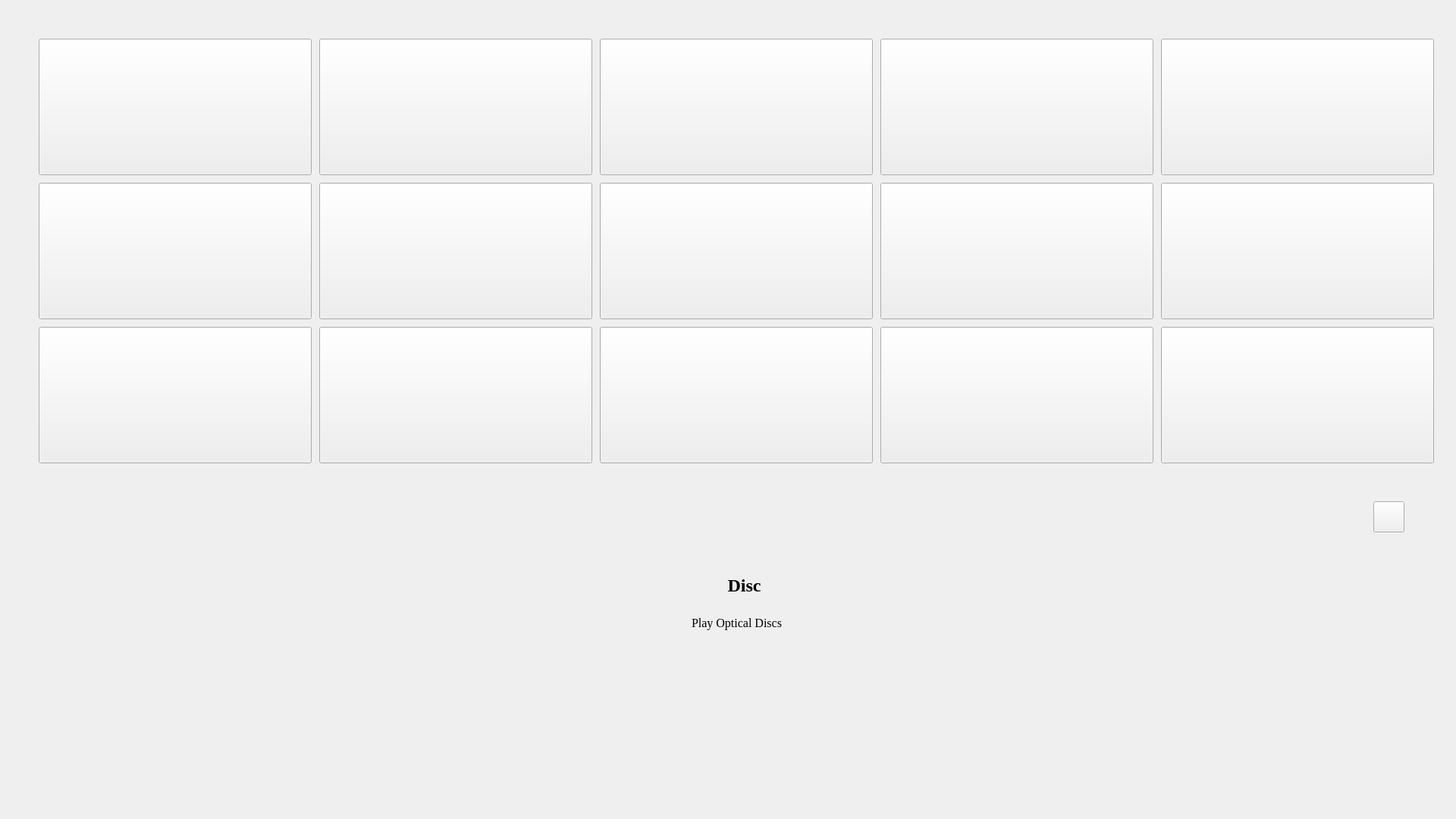
<?xml version="1.0" encoding="UTF-8"?>
<ui version="4.0">
 <class>MainWindow</class>
 <widget class="QMainWindow" name="MainWindow">
  <property name="geometry">
   <rect>
    <x>0</x>
    <y>0</y>
    <width>1920</width>
    <height>1080</height>
   </rect>
  </property>
  <property name="windowTitle">
   <string>MainWindow</string>
  </property>
  <widget class="QWidget" name="centralWidget">
   <layout class="QGridLayout" name="gridLayout_2">
    <item row="0" column="0">
     <layout class="QGridLayout" name="gridLayout">
      <item row="0" column="0">
       <widget class="QWidget" name="widget" native="true">
        <widget class="QPushButton" name="pushButtonHdmi1">
         <property name="geometry">
          <rect>
           <x>40</x>
           <y>230</y>
           <width>360</width>
           <height>180</height>
          </rect>
         </property>
         <property name="text">
          <string/>
         </property>
         <property name="icon">
          <iconset resource="res.qrc">
           <normaloff>:/bds_UIs/hdmi1.PNG</normaloff>:/bds_UIs/hdmi1.PNG</iconset>
         </property>
         <property name="iconSize">
          <size>
           <width>360</width>
           <height>180</height>
          </size>
         </property>
        </widget>
        <widget class="QPushButton" name="pushButtonHdmi2">
         <property name="geometry">
          <rect>
           <x>410</x>
           <y>230</y>
           <width>360</width>
           <height>180</height>
          </rect>
         </property>
         <property name="text">
          <string/>
         </property>
         <property name="icon">
          <iconset resource="res.qrc">
           <normaloff>:/bds_UIs/hdmi2.PNG</normaloff>:/bds_UIs/hdmi2.PNG</iconset>
         </property>
         <property name="iconSize">
          <size>
           <width>360</width>
           <height>180</height>
          </size>
         </property>
        </widget>
        <widget class="QPushButton" name="pushButtonHdmi3">
         <property name="geometry">
          <rect>
           <x>780</x>
           <y>230</y>
           <width>360</width>
           <height>180</height>
          </rect>
         </property>
         <property name="text">
          <string/>
         </property>
         <property name="icon">
          <iconset resource="res.qrc">
           <normaloff>:/bds_UIs/hdmi3.PNG</normaloff>:/bds_UIs/hdmi3.PNG</iconset>
         </property>
         <property name="iconSize">
          <size>
           <width>360</width>
           <height>180</height>
          </size>
         </property>
        </widget>
        <widget class="QPushButton" name="pushButtonIpod">
         <property name="geometry">
          <rect>
           <x>1150</x>
           <y>230</y>
           <width>360</width>
           <height>180</height>
          </rect>
         </property>
         <property name="text">
          <string/>
         </property>
         <property name="icon">
          <iconset resource="res.qrc">
           <normaloff>:/bds_UIs/ipod.PNG</normaloff>:/bds_UIs/ipod.PNG</iconset>
         </property>
         <property name="iconSize">
          <size>
           <width>360</width>
           <height>180</height>
          </size>
         </property>
        </widget>
        <widget class="QPushButton" name="pushButtonExit">
         <property name="geometry">
          <rect>
           <x>1520</x>
           <y>40</y>
           <width>360</width>
           <height>180</height>
          </rect>
         </property>
         <property name="text">
          <string/>
         </property>
         <property name="icon">
          <iconset resource="res.qrc">
           <normaloff>:/bds_UIs/exit.PNG</normaloff>:/bds_UIs/exit.PNG</iconset>
         </property>
         <property name="iconSize">
          <size>
           <width>360</width>
           <height>180</height>
          </size>
         </property>
        </widget>
        <widget class="QPushButton" name="pushButtonDisk">
         <property name="geometry">
          <rect>
           <x>40</x>
           <y>40</y>
           <width>360</width>
           <height>180</height>
          </rect>
         </property>
         <property name="text">
          <string/>
         </property>
         <property name="icon">
          <iconset resource="res.qrc">
           <normaloff>:/bds_UIs/disc.PNG</normaloff>:/bds_UIs/disc.PNG</iconset>
         </property>
         <property name="iconSize">
          <size>
           <width>360</width>
           <height>180</height>
          </size>
         </property>
        </widget>
        <widget class="QPushButton" name="pushButtonMusic">
         <property name="geometry">
          <rect>
           <x>410</x>
           <y>40</y>
           <width>360</width>
           <height>180</height>
          </rect>
         </property>
         <property name="text">
          <string/>
         </property>
         <property name="icon">
          <iconset resource="res.qrc">
           <normaloff>:/bds_UIs/Music.PNG</normaloff>:/bds_UIs/Music.PNG</iconset>
         </property>
         <property name="iconSize">
          <size>
           <width>360</width>
           <height>180</height>
          </size>
         </property>
        </widget>
        <widget class="QPushButton" name="pushButtonImage">
         <property name="geometry">
          <rect>
           <x>780</x>
           <y>40</y>
           <width>360</width>
           <height>180</height>
          </rect>
         </property>
         <property name="text">
          <string/>
         </property>
         <property name="icon">
          <iconset resource="res.qrc">
           <normaloff>:/bds_UIs/image.PNG</normaloff>:/bds_UIs/image.PNG</iconset>
         </property>
         <property name="iconSize">
          <size>
           <width>360</width>
           <height>180</height>
          </size>
         </property>
        </widget>
        <widget class="QPushButton" name="pushButtonMovie">
         <property name="geometry">
          <rect>
           <x>1150</x>
           <y>40</y>
           <width>360</width>
           <height>180</height>
          </rect>
         </property>
         <property name="text">
          <string/>
         </property>
         <property name="icon">
          <iconset resource="res.qrc">
           <normaloff>:/bds_UIs/movie.PNG</normaloff>:/bds_UIs/movie.PNG</iconset>
         </property>
         <property name="iconSize">
          <size>
           <width>360</width>
           <height>180</height>
          </size>
         </property>
        </widget>
        <widget class="QPushButton" name="pushButtonSetting">
         <property name="geometry">
          <rect>
           <x>1520</x>
           <y>230</y>
           <width>360</width>
           <height>180</height>
          </rect>
         </property>
         <property name="text">
          <string/>
         </property>
         <property name="icon">
          <iconset resource="res.qrc">
           <normaloff>:/bds_UIs/setting.PNG</normaloff>:/bds_UIs/setting.PNG</iconset>
         </property>
         <property name="iconSize">
          <size>
           <width>360</width>
           <height>180</height>
          </size>
         </property>
        </widget>
        <widget class="QPushButton" name="pushButtonBlueThooth">
         <property name="geometry">
          <rect>
           <x>40</x>
           <y>420</y>
           <width>360</width>
           <height>180</height>
          </rect>
         </property>
         <property name="text">
          <string/>
         </property>
         <property name="icon">
          <iconset resource="res.qrc">
           <normaloff>:/bds_UIs/bluetooth.PNG</normaloff>:/bds_UIs/bluetooth.PNG</iconset>
         </property>
         <property name="iconSize">
          <size>
           <width>360</width>
           <height>180</height>
          </size>
         </property>
        </widget>
        <widget class="QPushButton" name="pushButtonChrome">
         <property name="geometry">
          <rect>
           <x>1520</x>
           <y>420</y>
           <width>360</width>
           <height>180</height>
          </rect>
         </property>
         <property name="text">
          <string/>
         </property>
         <property name="icon">
          <iconset resource="res.qrc">
           <normaloff>:/bds_UIs/chrome.PNG</normaloff>:/bds_UIs/chrome.PNG</iconset>
         </property>
         <property name="iconSize">
          <size>
           <width>360</width>
           <height>180</height>
          </size>
         </property>
        </widget>
        <widget class="QPushButton" name="pushButtonYoutube">
         <property name="geometry">
          <rect>
           <x>1150</x>
           <y>420</y>
           <width>360</width>
           <height>180</height>
          </rect>
         </property>
         <property name="text">
          <string/>
         </property>
         <property name="icon">
          <iconset resource="res.qrc">
           <normaloff>:/bds_UIs/youtube.PNG</normaloff>:/bds_UIs/youtube.PNG</iconset>
         </property>
         <property name="iconSize">
          <size>
           <width>360</width>
           <height>180</height>
          </size>
         </property>
        </widget>
        <widget class="QPushButton" name="pushButtonScreen">
         <property name="geometry">
          <rect>
           <x>410</x>
           <y>420</y>
           <width>360</width>
           <height>180</height>
          </rect>
         </property>
         <property name="text">
          <string/>
         </property>
         <property name="icon">
          <iconset resource="res.qrc">
           <normaloff>:/bds_UIs/screen.PNG</normaloff>:/bds_UIs/screen.PNG</iconset>
         </property>
         <property name="iconSize">
          <size>
           <width>360</width>
           <height>180</height>
          </size>
         </property>
        </widget>
        <widget class="QPushButton" name="pushButtonRadio">
         <property name="geometry">
          <rect>
           <x>780</x>
           <y>420</y>
           <width>360</width>
           <height>180</height>
          </rect>
         </property>
         <property name="text">
          <string/>
         </property>
         <property name="icon">
          <iconset resource="res.qrc">
           <normaloff>:/bds_UIs/radio.PNG</normaloff>:/bds_UIs/radio.PNG</iconset>
         </property>
         <property name="iconSize">
          <size>
           <width>360</width>
           <height>180</height>
          </size>
         </property>
        </widget>
        <widget class="QLabel" name="labelItemName">
         <property name="geometry">
          <rect>
           <x>900</x>
           <y>740</y>
           <width>141</width>
           <height>41</height>
          </rect>
         </property>
         <property name="font">
          <font>
           <family>Times New Roman</family>
           <pointsize>18</pointsize>
           <weight>75</weight>
           <bold>true</bold>
          </font>
         </property>
         <property name="text">
          <string>Disc</string>
         </property>
         <property name="alignment">
          <set>Qt::AlignCenter</set>
         </property>
        </widget>
        <widget class="QLabel" name="labelItemDescription">
         <property name="geometry">
          <rect>
           <x>840</x>
           <y>790</y>
           <width>241</width>
           <height>41</height>
          </rect>
         </property>
         <property name="font">
          <font>
           <family>Times New Roman</family>
           <pointsize>12</pointsize>
          </font>
         </property>
         <property name="text">
          <string>Play Optical Discs</string>
         </property>
         <property name="alignment">
          <set>Qt::AlignCenter</set>
         </property>
        </widget>
        <widget class="QLabel" name="label">
         <property name="geometry">
          <rect>
           <x>70</x>
           <y>600</y>
           <width>1781</width>
           <height>30</height>
          </rect>
         </property>
         <property name="text">
          <string/>
         </property>
         <property name="pixmap">
          <pixmap resource="res.qrc">:/bds_UIs/down.PNG</pixmap>
         </property>
        </widget>
        <widget class="QPushButton" name="pushButtonDown">
         <property name="geometry">
          <rect>
           <x>1800</x>
           <y>650</y>
           <width>41</width>
           <height>41</height>
          </rect>
         </property>
         <property name="text">
          <string/>
         </property>
         <property name="icon">
          <iconset resource="res.qrc">
           <normaloff>:/bds_UIs/next.PNG</normaloff>:/bds_UIs/next.PNG</iconset>
         </property>
         <property name="iconSize">
          <size>
           <width>100</width>
           <height>40</height>
          </size>
         </property>
        </widget>
       </widget>
      </item>
     </layout>
    </item>
   </layout>
  </widget>
 </widget>
 <layoutdefault spacing="6" margin="11"/>
 <resources>
  <include location="res.qrc"/>
 </resources>
 <connections/>
</ui>
